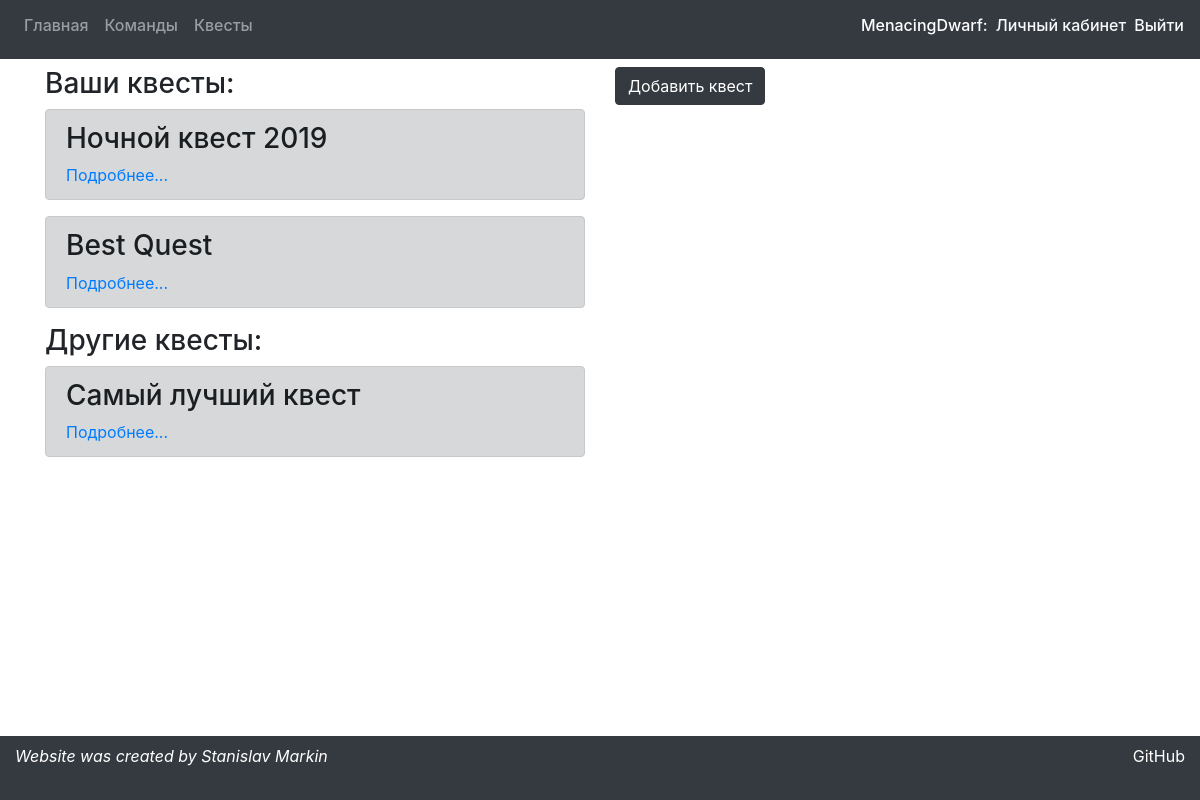
Page /quests (signed in) on the earlier database version.
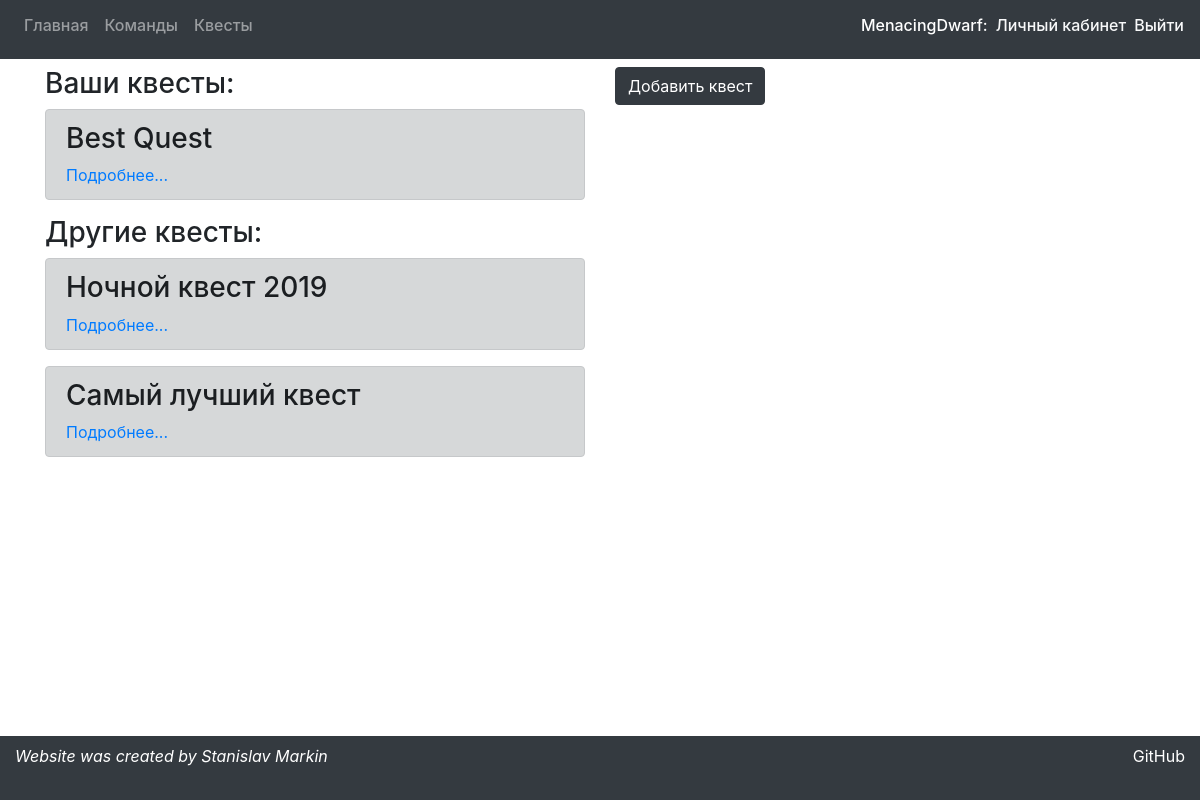
Same page on the later database version.
### preparationApp/models.py (models this page shows, shortened)
class Quest(models.Model):
    title = models.CharField(max_length=30)
    start_date = models.DateTimeField()
    description = models.TextField()
    owner = models.ForeignKey(User, models.CASCADE)

### preparationApp/views.py (the view)
# urls.py: path('quests', views.quests, name='quests'),
def quests(request):
    args = make_args(request)
    args['your_quests'] = list(filter(lambda q: get_user(request.user.username) == q.owner,
                                      models.Quest.objects.all()))
    args['other_quests'] = list(filter(lambda q: get_user(request.user.username) != q.owner,
                                       models.Quest.objects.all()))
    return render(request, 'preparationApp/questsPage.html', args)

### preparationApp/views.py (called while the page is built)
def get_user(name):
    return User.objects.get(username=name)

def make_args(request):
    args = {'message': 'none'}
    if request.session.get('message'):
        args['message'] = request.session.get('message')
        request.session.pop('message')
    return args

### preparationApp/templates/preparationApp/questsPage.html (shortened to what this page needs)
{% extends 'preparationApp/mainWrapper.html' %}
{% block content %}
    <div class="row">
    <div class="col-6">
    <h3>Ваши квесты:</h3>
    {% if your_quests|length == 0 %}
        <p>Нет квестов</p>
    {% else %}
        {% for quest in your_quests %}
            <div class="alert alert-dark">
                <h3>{{ quest.title }}</h3>
                <a href="quests/{{ quest.id }}">Подробнее...</a>
            </div>
        {% endfor %}
    {% endif %}
    <h3>Другие квесты:</h3>
    {% if other_quests|length == 0 %}
        <p>Нет квестов</p>
    {% else %}
        {% for quest in other_quests %}
            <div class="alert alert-dark">
                <h3>{{ quest.title }}</h3>
                <a href="quests/{{ quest.id }}">Подробнее...</a>
            </div>
        {% endfor %}
    {% endif %}
    </div>
    <div class="col-6">
    <button type="button"class="btn btn-dark mb-2"
            data-toggle="collapse" data-target="#quest">
        Добавить квест
    </button>
    </div>
    </div>
{% endblock %}

Differences in the rows shown:
changed Quest "Ночной квест 2019": moves from the list under "Ваши квесты:" to the list under "Другие квесты:"
